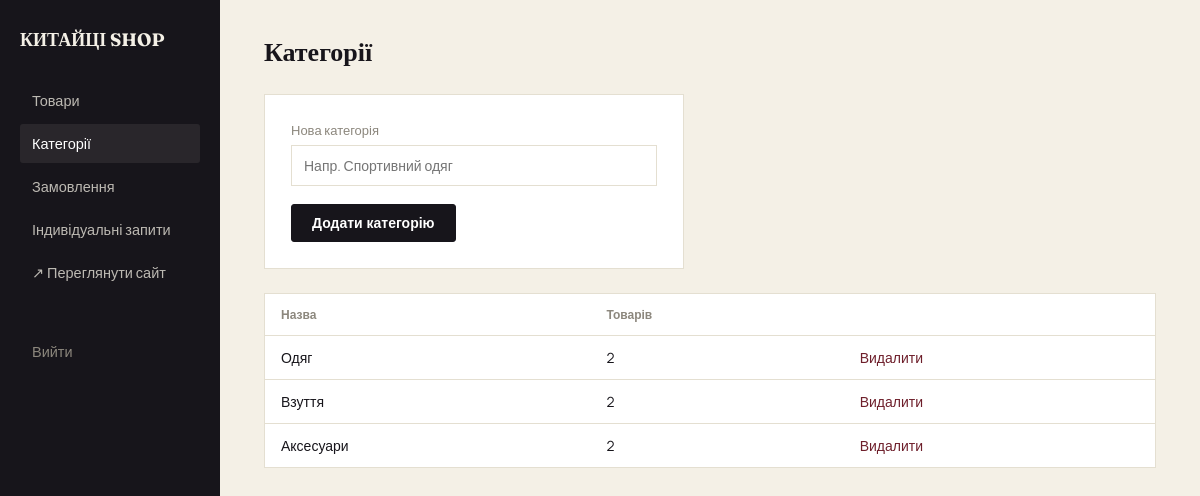
Screenshot of /admin/categories.php (signed in) with the database file from the repository.
### tables this page shows
CREATE TABLE categories (
            id INTEGER PRIMARY KEY AUTOINCREMENT,
            name TEXT NOT NULL,
            slug TEXT NOT NULL UNIQUE,
            sort_order INTEGER DEFAULT 0
        );

### admin/categories.php (the view, shortened to what this page needs)
<?php
$pdo = db();
$categories = $pdo->query("
  SELECT c.*, (SELECT COUNT(*) FROM products WHERE category_id=c.id) as product_count
  FROM categories c ORDER BY sort_order
")->fetchAll(PDO::FETCH_ASSOC);
include __DIR__ . '/../includes/admin-header.php';
?>
<h1>Категорії</h1>
<div class="card" style="max-width:420px;">
  <form method="post">
    <div class="field">
      <label>Нова категорія</label>
      <input type="text" name="name" required placeholder="Напр. Спортивний одяг">
    </div>
    <button type="submit" class="btn btn-primary">Додати категорію</button>
  </form>
</div>
<table>
  <thead><tr><th>Назва</th><th>Товарів</th><th></th></tr></thead>
  <tbody>
  <?php foreach ($categories as $c): ?>
    <tr>
      <td><?= htmlspecialchars($c['name']) ?></td>
      <td><?= (int)$c['product_count'] ?></td>
      <td><a href="/admin/categories.php?delete=<?= $c['id'] ?>" onclick="return confirm('Видалити категорію?')" style="color:#6E1F2B;">Видалити</a></td>
    </tr>
  <?php endforeach; ?>
  </tbody>
</table>
<?php include __DIR__ . '/../includes/admin-footer.php'; ?>

### includes/admin-header.php (style rules this page uses)
:root { --ink:#17151B; --ivory:#F4F0E6; --brass:#A9812F; --burgundy:#6E1F2B; --stone:#8C877D; --line:#E4DFD1; }
* { box-sizing:border-box; }
body { margin:0; font-family:'Manrope',sans-serif; background:var(--ivory); color:var(--ink); }
a { color:inherit; text-decoration:none; }
h1 { font-family:'Fraunces',serif; font-size:26px; margin:0 0 26px; }
.btn { display:inline-flex; align-items:center; padding:10px 20px; font-size:14px; font-weight:600; border:1px solid var(--ink); border-radius:3px; cursor:pointer; background:none; }
.btn-primary { background:var(--ink); color:#fff; }
table { width:100%; border-collapse:collapse; background:#fff; border:1px solid var(--line); }
th { text-align:left; font-size:12px; color:var(--stone); padding:12px 16px; border-bottom:1px solid var(--line); font-weight:600; }
td { padding:12px 16px; border-bottom:1px solid var(--line); font-size:14px; }
.field { margin-bottom:18px; }
.field label { display:block; font-size:13px; color:var(--stone); margin-bottom:6px; }
.field input, .field select, .field textarea { width:100%; padding:10px 12px; border:1px solid var(--line); font-family:'Manrope',sans-serif; font-size:14px; background:#fff; }
.card { background:#fff; border:1px solid var(--line); padding:26px; margin-bottom:24px; }

### rows the page displays
categories: name "Одяг", product_count "2"
categories: name "Взуття", product_count "2"
categories: name "Аксесуари", product_count "2"
